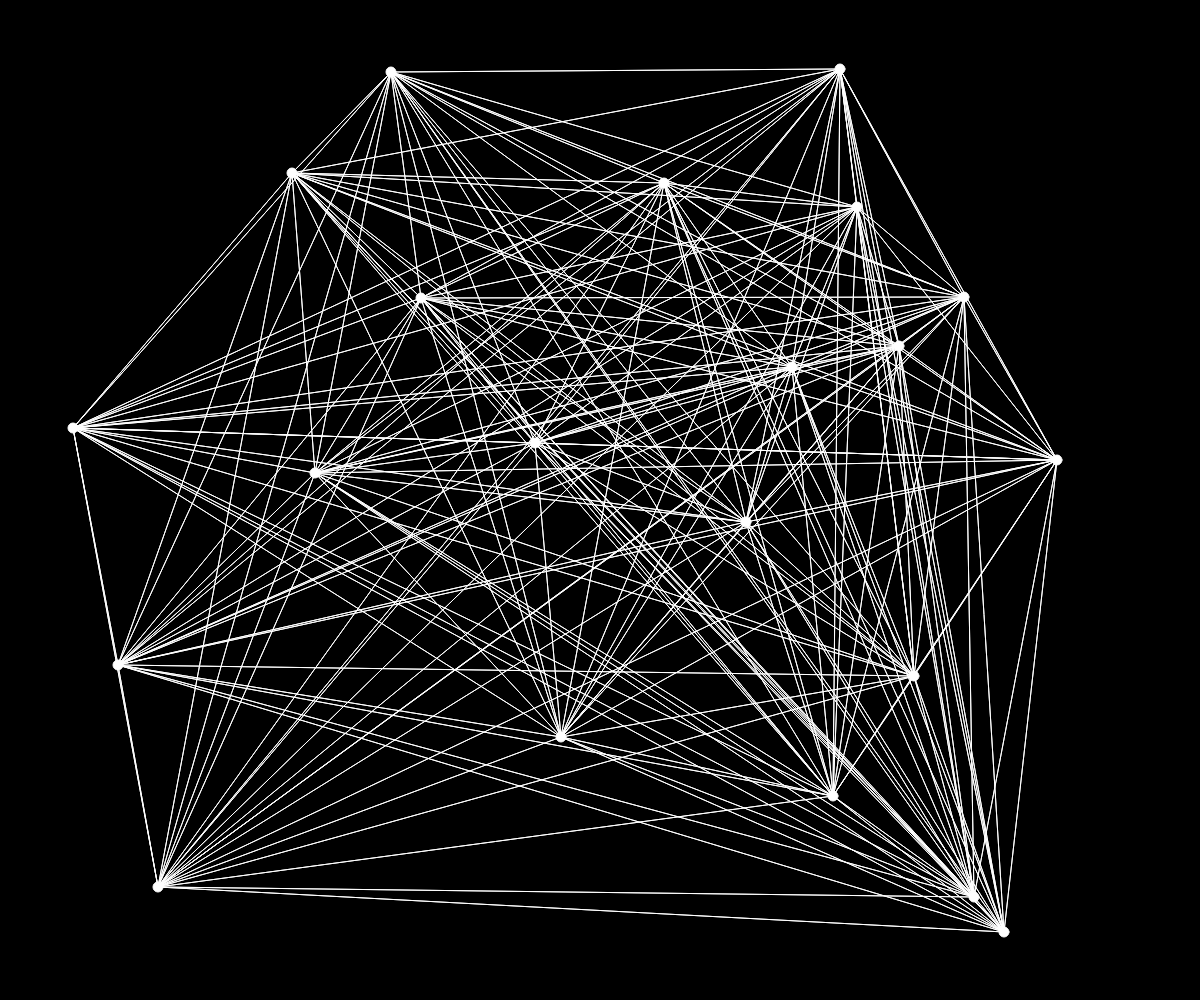
Frame 1 (no input)
Frame 60 (no input): identical to frame 1, image omitted
Frame 120 (the mouse pressed at the canvas centre since frame 60): identical to frame 1, image omitted

The p5.js sketch that drew this single still picture (run headless with seeded random() and noise() and a simulated clock; from frame 60 on, the mouse is pressed at the canvas centre):

// p5.js sketch
// ── sketch.js
var points = [], lines = [];


function setup() {
    createCanvas(window.innerWidth, window.innerHeight);
    background(0);
    for(var i = 0; i <= 20; i++) {
	points.push(createVector(Math.round(random(0, width)), Math.round(random(0, height))));
    }

	lines = getLinesForPoints(points);

	background(0);
	drawPoints();
	drawLines();


}

function draw() {
}

function drawPoints() {
	points.forEach(function(e) {
		stroke(255);
		ellipse(e.x, e.y, 10);
	});
}

function drawLines() {
	lines.forEach(function(e) {
		console.log(e);
		line(e[0].x, e[0].y, e[1].x, e[1].y);
	});
}

function getLinesForPoints(points) {
	var lines = [];
	for(var point1 = 0; point1 < points.length; point1++) {
		for(var point2 = 0; point2 < points.length; point2++) {
				lines.push([points[point1], points[point2]]);
		}
	}
	return lines;
}


/**
 * Will return true if the lines projected from Point1 to Point2 cross, false otherwise
 */
function checkPointsForLineCrossing(Line1Point1, Line1Point2, Line2Point1, Line2Point2) {
	
	if(line1point1.x == line2point1.x &&
		line1point1.y == line1point1.y ||
		line1point1.x == line2point2.x &&
		line1point1.y == line1point2.y ||
		line1point2.x == line2point1.x &&
		line1point2.y == line1point1.y ||
		line1point2.x == line2point2.x &&
		line1point2.y == line1point2.y) {
		return true;
	}


	return false;


}
